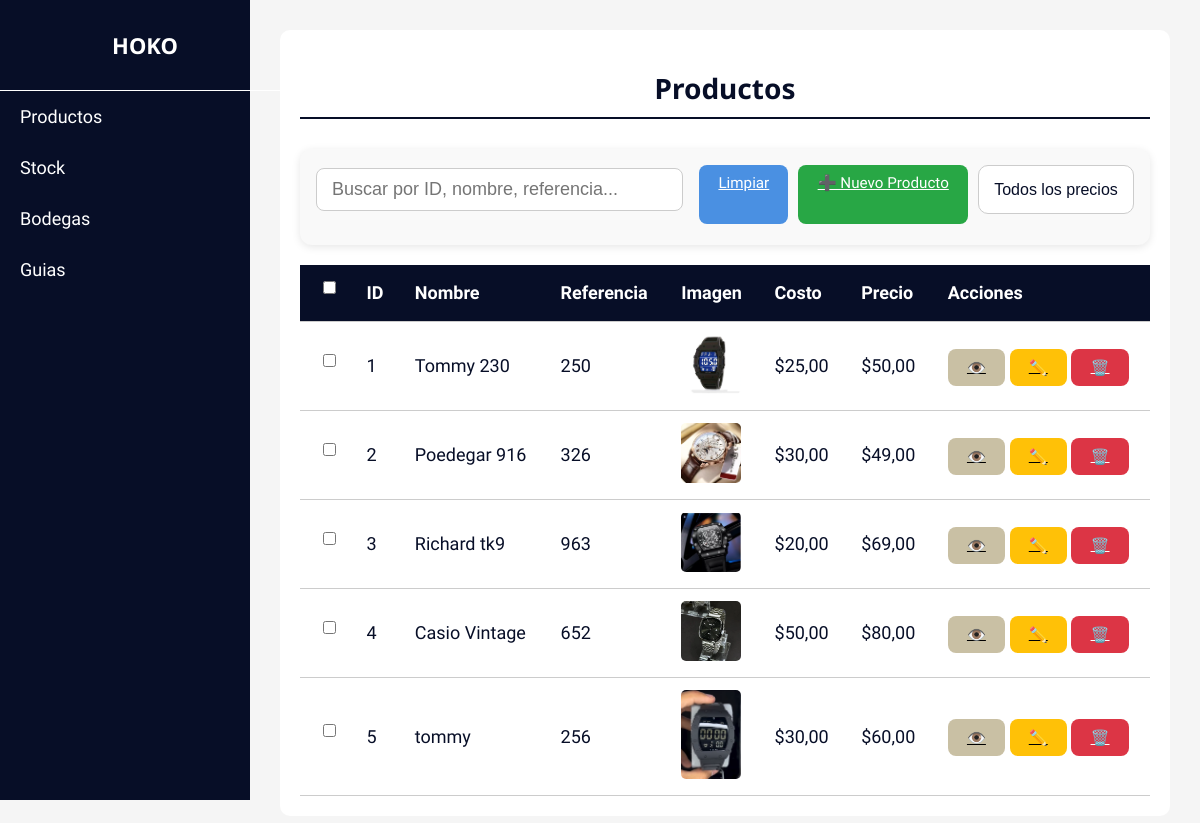
/productos/, run on the app's committed database.
### envios/models.py (models this page shows, shortened)
class Producto(models.Model):
    nombre = models.CharField(max_length=100)
    referencia = models.CharField(max_length=50, blank=True, null=True)
    imagen = models.ImageField(upload_to='productos/', blank=True, null=True)
    costo = models.DecimalField(max_digits=10, decimal_places=2, default=Decimal('0.00'))
    precio = models.DecimalField(max_digits=10, decimal_places=2, default=Decimal('0.00'))

### envios/views.py (the view, shortened to what this page needs)
# urls.py: path('productos/', views.listar_productos, name='listar_productos'),
def listar_productos(request):
    search_query = request.GET.get('search', '').strip()
    productos = Producto.objects.all()
    return render(request, 'productos/productos.html', {
        'productos': productos,
        'search_query': search_query
    })

### templates/productos/Productos.html (shortened to what this page needs)
{% extends 'base.html' %}
{% block content %}
<div class="products-container">
  <h1>Productos</h1>
  <div class="products-actions">
    <input type="text" id="search-input" placeholder="Buscar por ID, nombre, referencia..." class="search-input">
    <div class="action-buttons">
      <a href="{% url 'listar_productos' %}" class="btn btn-secondary">
         Limpiar
    </a>
      <a href="{% url 'crear_producto' %}" class="btn crear">➕ Nuevo Producto</a>
      <div class="filters">
        <select id="filter-precio" class="filter-select">
          <option value="">Todos los precios</option>
        </select>
      </div>
    </div>
  </div>
  <div class="table-wrapper">
    <table class="products-table" id="products-table">
      <thead>
        <tr>
          <th><input type="checkbox" id="select-all"></th>
          <th>ID</th>
          <th>Nombre</th>
          <th>Referencia</th>
          <th>Imagen</th>
          <th>Costo</th>
          <th>Precio</th>
          <th>Acciones</th>
        </tr>
      </thead>
      <tbody>
        {% for producto in productos %}
        <tr data-id="{{ producto.id }}"
            data-nombre="{{ producto.nombre|lower }}"
            data-referencia="{{ producto.referencia|default:''|lower }}"
            data-precio="{{ producto.precio }}">
          <td><input type="checkbox" class="select-row" data-id="{{ producto.id }}"></td>
          <td>{{ producto.id }}</td>
          <td>{{ producto.nombre }}</td>
          <td>{{ producto.referencia|default:"-" }}</td>
          <td>
            {% if producto.imagen %}
              <img src="{{ producto.imagen.url }}" alt="{{ producto.nombre }}" class="img-thumb">
            {% else %}
              <img src="https://via.placeholder.com/40" alt="Sin imagen" class="img-thumb">
            {% endif %}
          </td>
          <td>${{ producto.costo|floatformat:2 }}</td>
          <td>${{ producto.precio|floatformat:2 }}</td>
          <td>
            <a href="{% url 'ver_producto' producto.id %}" class="btn ver">👁️</a>
            <a href="{% url 'editar_producto' producto.id %}" class="btn editar">✏️</a>
            <a href="{% url 'eliminar_producto' producto.id %}" class="btn eliminar">🗑️</a>
          </td>
        </tr>
        {% endfor %}
      </tbody>
    </table>
  </div>
</div>
{% endblock %}

### static/css/styles_productos.css (style rules this page uses)
body { font-family: 'Ubuntu', sans-serif; margin: 0; padding: 0; background-color: #f5f5f5; color: #070E27; font-size: 18px; }
h1, h2, h3 { font-family: 'Noto Sans', sans-serif; font-size: 32px; color: #070E27; }
.main-content h1 { text-align: center; font-size: 28px; font-weight: bold; color: #070E27; border-bottom: 2px solid #070E27; margin-bottom: 30px; padding-bottom: 10px; }
.products-container { background-color: white; padding: 20px; border-radius: 10px; }
.products-actions { display: flex; flex-wrap: wrap; gap: 1rem; justify-content: space-between; align-items: center; padding: 1rem; background-color: #f9f9f9; border-radius: 12px; box-shadow: 0 2px 8px rgba(0, 0, 0, 0.1); }
.action-buttons { display: flex; flex-direction: row; justify-content: flex-start; gap: 10px; }
.search-input { flex: 1; padding: 10px 15px; font-size: 18px; border: 1px solid #ccc; border-radius: 8px; height: 1.5 rem; }
.btn { padding: 0.6rem 1.2rem; border: none; border-radius: 8px; background-color: #4a90e2; color: white; font-size: 0.95rem; cursor: pointer; transition: background-color 0.3s ease; height: 2.5rem; }
.btn.crear { background-color: #28A745; }
.btn.ver { background-color: #c9c0a4; color: #000; }
.btn.editar { background-color: #FFC107; color: #000; }
.btn.eliminar { background-color: #DC3545; }
.table-wrapper { overflow-x: auto; margin-top: 20px; }
.products-table { width: 100%; border-collapse: collapse; font-size: 18px; text-align: left; }
.products-table th, .products-table td { padding: 12px 15px; border-bottom: 1px solid #ccc; vertical-align: middle; }
.products-table th { background-color: #070E27; color: white; }
.img-thumb { width: 60px; height: auto; border-radius: 5px; }
select { width: 100%; padding: 15px; margin-bottom: 15px; font-size: 16px; border: 1px solid #ccc; border-radius: 10px; background-color: #fff; color: #070E27; cursor: pointer; appearance: none; }
select option { padding: 15px; font-size: 16px; }
select { text-align: center; }

### static/css/styles.css (style rules this page uses)
body { font-family: 'Ubuntu', sans-serif; margin: 0; padding: 0; background-color: #f5f5f5; color: #070E27; font-size: 18px; }
h1, h2, h3 { font-family: 'Noto Sans', sans-serif; font-size: 32px; color: #070E27; }
.main-content h1 { text-align: center; font-size: 28px; font-weight: bold; color: #070E27; border-bottom: 2px solid #070E27; margin-bottom: 30px; padding-bottom: 10px; }
.products-container { background-color: white; padding: 20px; border-radius: 10px; }
input, select { width: 100%; padding: 12px; margin-bottom: 15px; box-sizing: border-box; border: 1px solid #ccc; border-radius: 5px; font-size: 16px; }
.products-actions { display: flex; flex-wrap: wrap; gap: 1rem; justify-content: space-between; align-items: center; padding: 1rem; background-color: #f9f9f9; border-radius: 12px; box-shadow: 0 2px 8px rgba(0, 0, 0, 0.1); }
.action-buttons { display: flex; flex-direction: row; justify-content: flex-start; gap: 10px; }
.search-input { flex: 1; padding: 10px 15px; font-size: 18px; border: 1px solid #ccc; border-radius: 8px; height: 1.5 rem; }
.btn { padding: 0.6rem 1.2rem; border: none; border-radius: 8px; background-color: #4a90e2; color: white; font-size: 0.95rem; cursor: pointer; transition: background-color 0.3s ease; height: 2.5rem; }
.btn.crear { background-color: #28A745; }
.btn.ver { background-color: #c9c0a4; color: #000; }
.btn.editar { background-color: #FFC107; color: #000; }
.btn.eliminar { background-color: #DC3545; }
.table-wrapper { overflow-x: auto; margin-top: 20px; }
.products-table { width: 100%; border-collapse: collapse; font-size: 18px; text-align: left; }
.products-table th, .products-table td { padding: 12px 15px; border-bottom: 1px solid #ccc; vertical-align: middle; }
.products-table th { background-color: #070E27; color: white; }
.img-thumb { width: 60px; height: auto; border-radius: 5px; }
select { width: 100%; padding: 15px; margin-bottom: 15px; font-size: 16px; border: 1px solid #ccc; border-radius: 10px; background-color: #fff; color: #070E27; cursor: pointer; appearance: none; }
select option { padding: 15px; font-size: 16px; }
select { text-align: center; }

### data on the page
Producto: id "1", nombre "Tommy 230", referencia "250", imagen (picture), costo "25,00", precio "50,00"
Producto: id "2", nombre "Poedegar 916", referencia "326", imagen (picture), costo "30,00", precio "49,00"
Producto: id "3", nombre "Richard tk9", referencia "963", imagen (picture), costo "20,00", precio "69,00"
Producto: id "4", nombre "Casio Vintage", referencia "652", imagen (picture), costo "50,00", precio "80,00"
Producto: id "5", nombre "tommy", referencia "256", imagen (picture), costo "30,00", precio "60,00"
